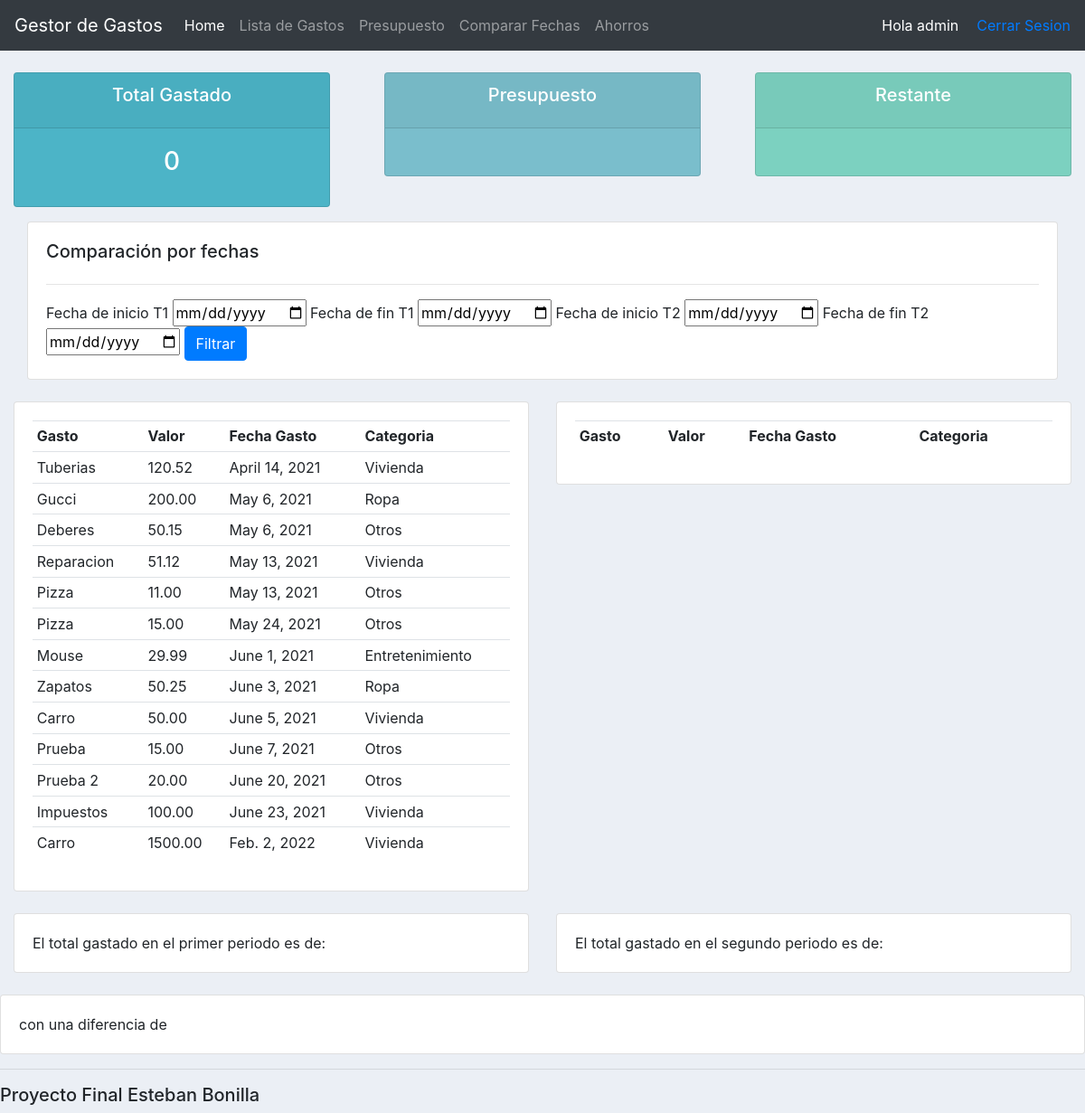
The page /comparar/ (signed in) on the database as committed earlier.
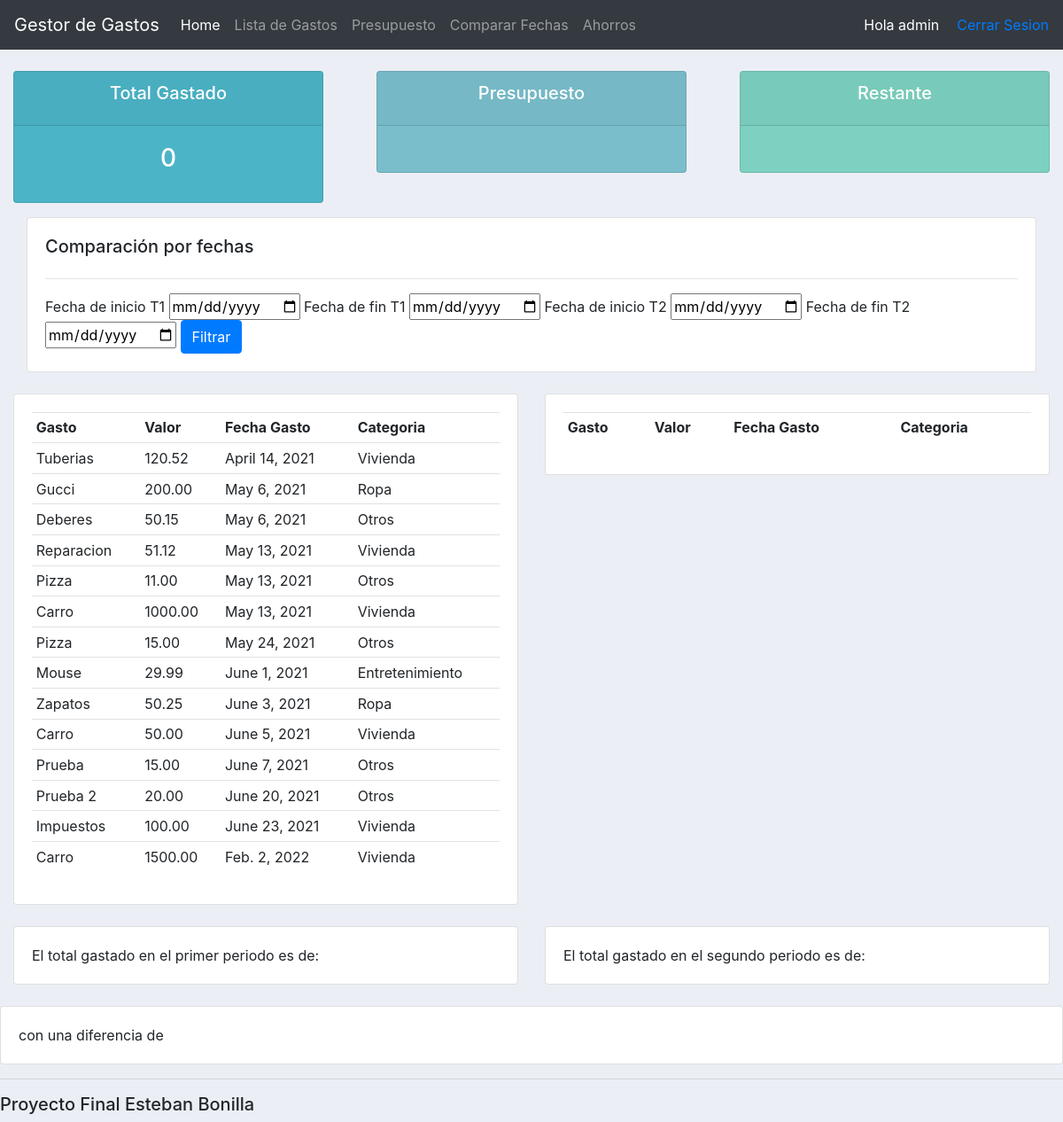
The same page on the database as committed later.
### accounts/models.py (models this page shows, shortened)
class Gasto(models.Model):
    nombre_gasto = models.CharField(max_length=200, null=True)
    valor_gasto = models.DecimalField(max_digits=8, decimal_places=2,validators=[MinValueValidator(0.01)] ,null=True)
    fecha_gasto = models.DateField(auto_now_add=False, null= True)
    categoria = models.ForeignKey(Categoria,null=True, on_delete=models.SET_NULL)

class Categoria(models.Model):
    nombre_categoria = models.CharField(max_length= 50,  null= True)
    def __str__(self):
        return self.nombre_categoria

### accounts/views.py (the view, shortened to what this page needs)
# urls.py: path('comparar/', views.comparar, name='comparar'),
@login_required(login_url='login')
def comparar(request):
    form = Fecha()
    actualMonth = datetime.date.today()
    g = Gasto.objects.filter(fecha_gasto__month=actualMonth.month, fecha_gasto__year=actualMonth.year).order_by('fecha_gasto')
    total = sum(g.values_list('valor_gasto', flat=True))
    if request.method == "GET":
        gastos = Gasto.objects.all().order_by('fecha_gasto')
        context = {'form': form, 'gastos': gastos,'total':total}
        return render(request, 'accounts/comparar.html', context)

### accounts/forms.py
class Fecha(forms.Form):
    inicio =  forms.DateField(required=True, label='FechaInicio', widget=DateInput)
    fin =  forms.DateField(required=True, label='FechaInicio', widget=DateInput)
    inicio2 =  forms.DateField(required=True, label='FechaInicio2', widget=DateInput)
    fin2 =  forms.DateField(required=True, label='FechaInicio2', widget=DateInput)

### accounts/templates/accounts/comparar.html (shortened to what this page needs)
{%  extends 'accounts/main.html' %}
{% block content %}
	<div class="col-md">
		<div class="card card-body">
			<h5>Comparación por fechas</h5>
			<hr>
			<form method="POST">
                <span> Fecha de inicio T1 </span>{{form.inicio}}
                <span> Fecha de fin T1</span> {{form.fin}}
                <span> Fecha de inicio T2 </span>{{form.inicio2}}
                <span> Fecha de fin T2</span> {{form.fin2}}
            <button class="btn btn-primary" type="submit">Filtrar</button>
            </form>
		</div>
	</div>
<br>
<div class="row">
	<div class="col-md">
		<div class="card card-body">
			<table class="table table-sm">
				<tr>
					<th>Gasto</th>
					<th>Valor</th>
					<th>Fecha Gasto</th>
					<th>Categoria</th>
				</tr>
                    {% for i in gastos %}
						<tr>
							<td>{{i.nombre_gasto}}</td>
							<td>{{i.valor_gasto}}</td>
							<td>{{i.fecha_gasto}}</td>
						    <td>{{i.categoria}}</td>
						</tr>
					{% endfor %}
			</table>
		</div>
	</div>
	<div class="col-md">
		<div class="card card-body">
			<table class="table table-sm">
				<tr>
					<th>Gasto</th>
					<th>Valor</th>
					<th>Fecha Gasto</th>
					<th>Categoria</th>
				</tr>
			</table>
		</div>
	</div>
</div>
<br>
<div class="row">
	<div class="col-md">
		<div class="card card-body">
			<span>El total gastado en el primer periodo es de: {{suma1}}</span>
		</div>
	</div>
	<div class="col-md">
		<div class="card card-body">
			<span>El total gastado en el segundo periodo es de: {{suma2}}</span>
		</div>
	</div>
</div>
<br>
<div class="row">
	<div class="card card-body">
		<span>{{mensaj}} con una diferencia de {{diferencia}}</span>
	</div>
</div>
{% endblock %}

Rows that differ between the two databases and show on the page:
added Gasto: nombre_gasto "Carro", valor_gasto "1000.00", fecha_gasto "May 13, 2021", categoria "Vivienda"
